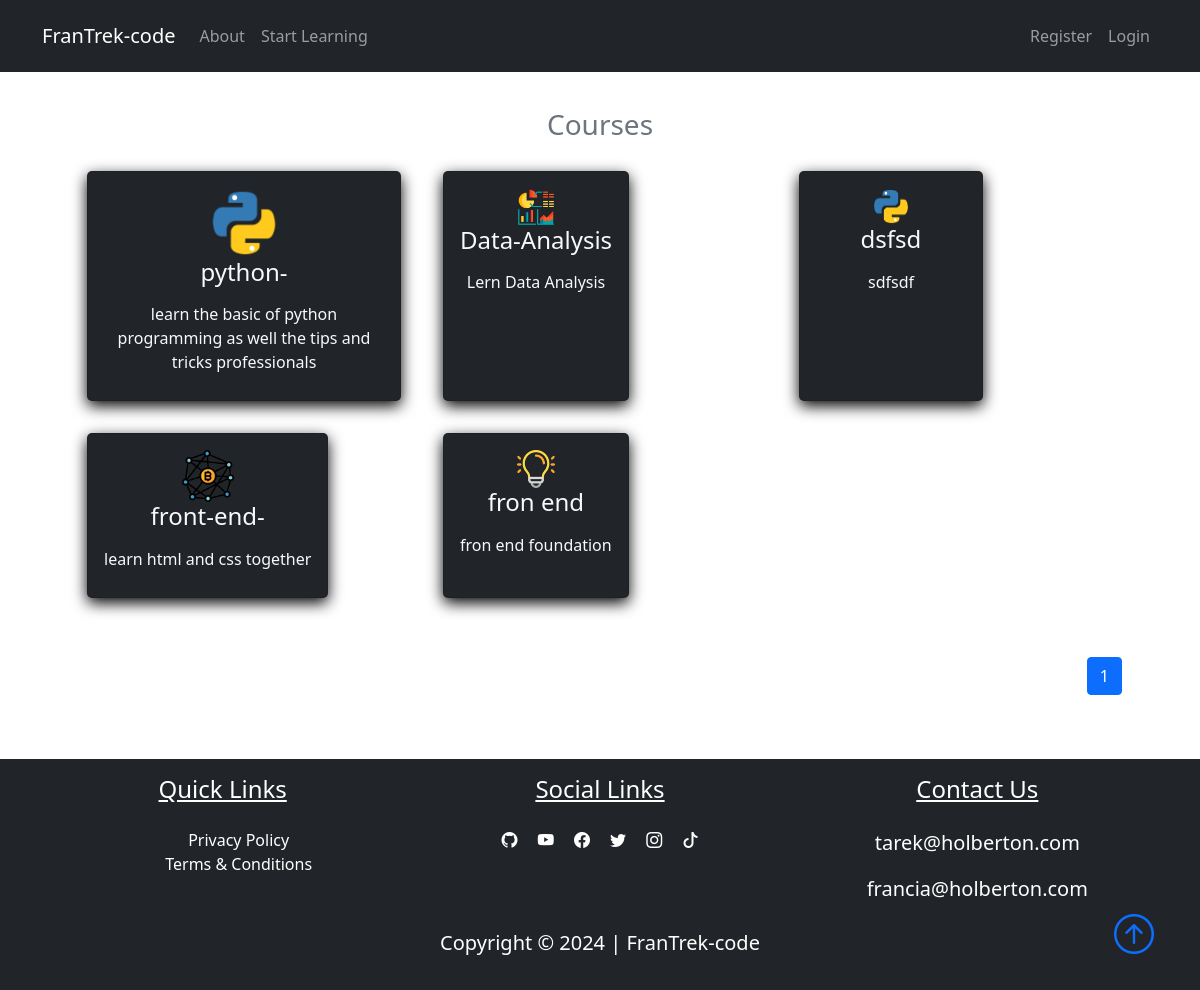
The app's page /courses, older data.
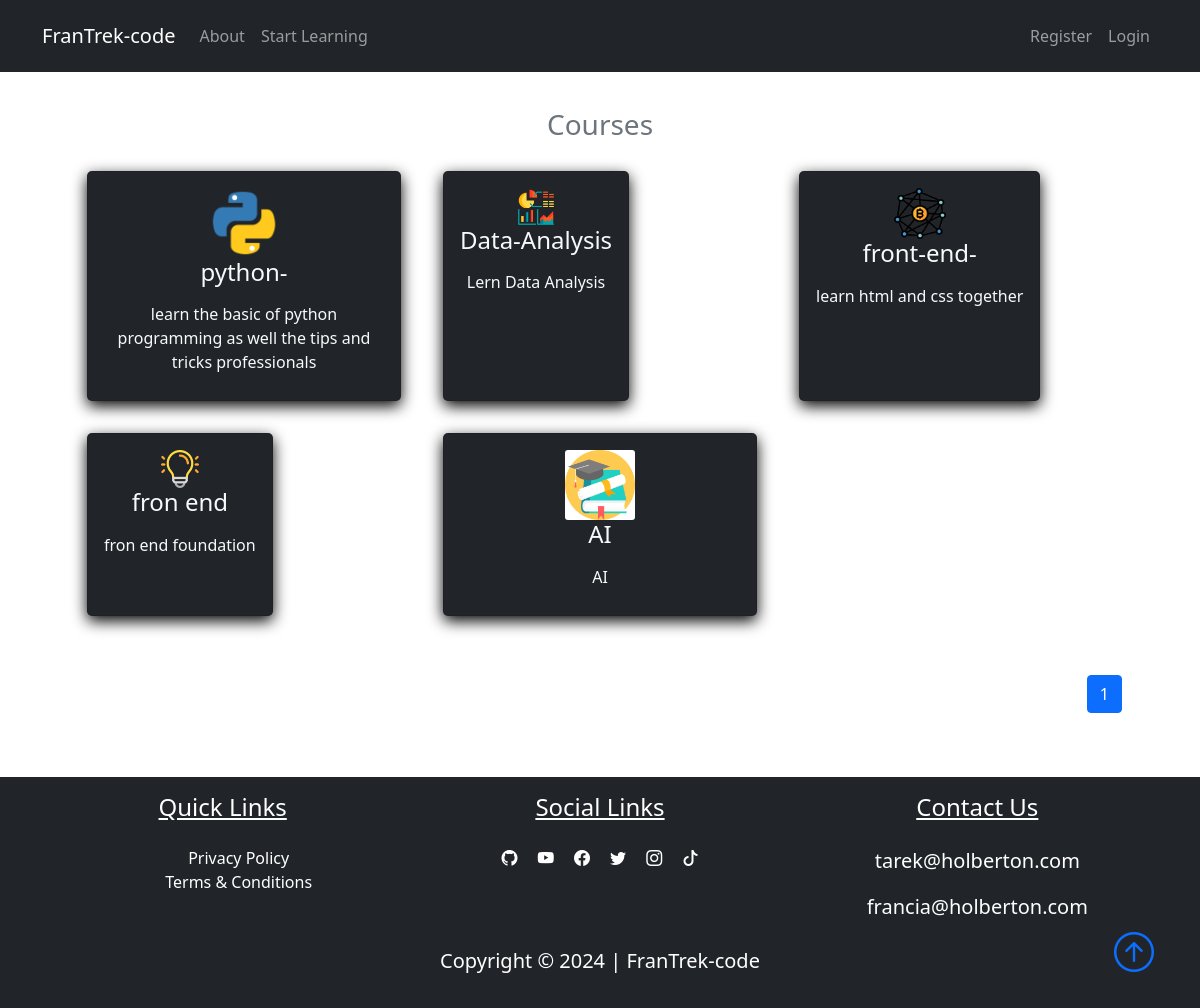
The same page, newer data.
### FranTrek/models.py (models this page shows, shortened)
class Course(db.Model):
    id = db.Column(db.Integer, primary_key=True)
    title = db.Column(db.String(50), unique=True, nullable=False)
    description = db.Column(db.String(150), nullable=False)
    icon = db.Column(db.String(20), nullable=False, default="default_icon.jpg")
    lessons = db.relationship("Lesson", backref="course_name", lazy=True)

### FranTrek/courses/routes.py (the view)
@courses_bp.route("/courses")
def courses():
    page = request.args.get("page", 1, type=int)
    courses = Course.query.paginate(page=page, per_page=6)
    return render_template("courses.html", title="Courses", courses=courses)

### FranTrek/templates/courses.html
{% extends "layout.html"%}
{% block content %}
<section class="bg-ligh">
    <div class="container p-5">
        <h3 class="text-center text-secondary" id='learn'>Courses</h3>
        <div class="row">
            {% for course in courses.items %}
            <div class="col-sm-12 col-md-6 col-lg-4 p-3 d-flex align-items-stretch">
                <a href="{{url_for('courses.course', course_title=course.title)}}" class="text-decoration-none">
                    <div class="card bg-dark text-light h-100">
                        <div class="card-body text-center">
                            <img src="{{url_for('static', filename='course_icons/'+course.icon)}}" alt=""
                                class="card-img w-25">
                            <h4 class="card-title mb-3">
                                {{course.title}}
                            </h4>
                            <p class="card-text">{{course.description}}</p>
                        </div>
                    </div>
                </a>
            </div>
            {% endfor %}
            <nav class="mt-5" aria-label="...">
                <ul class="pagination" style="display: flex; justify-content: flex-end">
                    {% for page_num in courses.iter_pages(left_edge=1, right_edge=1, left_current=1, right_current=2) %}
                    {% if page_num %}
                    {% if courses.page == page_num %}
                    <li class="page-item active">
                        <a href="{{url_for('courses.courses', page=page_num)}}" class="page-link">{{page_num}}</a>
                    </li>
                    {%else%}
                    <li class="page-item">
                        <a href="{{url_for('courses.courses', page=page_num)}}" class="page-link">{{page_num}}</a>
                    </li>
                    {%endif%}
                    {% else %}
                    ...
                    {% endif %}
                    {% endfor %}
                </ul>
            </nav>
        </div>
    </div>
</section>
{% endblock content %}

Row changes from the older to the newer data that the page shows:
removed Course: icon (picture), title "dsfsd", description "sdfsdf"
added Course: icon (placeholder picture), title "AI", description "AI"
